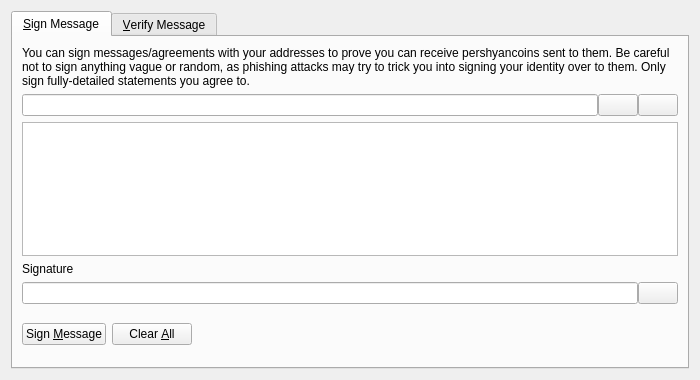
<?xml version="1.0" encoding="UTF-8"?>
<ui version="4.0">
 <class>SignVerifyMessageDialog</class>
 <widget class="QDialog" name="SignVerifyMessageDialog">
  <property name="geometry">
   <rect>
    <x>0</x>
    <y>0</y>
    <width>700</width>
    <height>380</height>
   </rect>
  </property>
  <property name="windowTitle">
   <string>Signatures - Sign / Verify a Message</string>
  </property>
  <property name="modal">
   <bool>true</bool>
  </property>
  <layout class="QVBoxLayout" name="verticalLayout">
   <item>
    <widget class="QTabWidget" name="tabWidget">
     <property name="currentIndex">
      <number>0</number>
     </property>
     <widget class="QWidget" name="tabSignMessage">
      <attribute name="title">
       <string>&amp;Sign Message</string>
      </attribute>
      <layout class="QVBoxLayout" name="verticalLayout_SM">
       <item>
        <widget class="QLabel" name="infoLabel_SM">
         <property name="text">
          <string>You can sign messages/agreements with your addresses to prove you can receive pershyancoins sent to them. Be careful not to sign anything vague or random, as phishing attacks may try to trick you into signing your identity over to them. Only sign fully-detailed statements you agree to.</string>
         </property>
         <property name="textFormat">
          <enum>Qt::PlainText</enum>
         </property>
         <property name="wordWrap">
          <bool>true</bool>
         </property>
        </widget>
       </item>
       <item>
        <layout class="QHBoxLayout" name="horizontalLayout_1_SM">
         <property name="spacing">
          <number>0</number>
         </property>
         <item>
          <widget class="QValidatedLineEdit" name="addressIn_SM">
           <property name="toolTip">
            <string>The Pershyancoin address to sign the message with</string>
           </property>
          </widget>
         </item>
         <item>
          <widget class="QPushButton" name="addressBookButton_SM">
           <property name="toolTip">
            <string>Choose previously used address</string>
           </property>
           <property name="text">
            <string/>
           </property>
           <property name="icon">
            <iconset resource="../pershyancoin.qrc">
             <normaloff>:/icons/address-book</normaloff>:/icons/address-book</iconset>
           </property>
           <property name="shortcut">
            <string>Alt+A</string>
           </property>
           <property name="autoDefault">
            <bool>false</bool>
           </property>
          </widget>
         </item>
         <item>
          <widget class="QPushButton" name="pasteButton_SM">
           <property name="toolTip">
            <string>Paste address from clipboard</string>
           </property>
           <property name="text">
            <string/>
           </property>
           <property name="icon">
            <iconset resource="../pershyancoin.qrc">
             <normaloff>:/icons/editpaste</normaloff>:/icons/editpaste</iconset>
           </property>
           <property name="shortcut">
            <string>Alt+P</string>
           </property>
           <property name="autoDefault">
            <bool>false</bool>
           </property>
          </widget>
         </item>
        </layout>
       </item>
       <item>
        <widget class="QPlainTextEdit" name="messageIn_SM">
         <property name="toolTip">
          <string>Enter the message you want to sign here</string>
         </property>
        </widget>
       </item>
       <item>
        <widget class="QLabel" name="signatureLabel_SM">
         <property name="text">
          <string>Signature</string>
         </property>
         <property name="textFormat">
          <enum>Qt::PlainText</enum>
         </property>
        </widget>
       </item>
       <item>
        <layout class="QHBoxLayout" name="horizontalLayout_2_SM">
         <property name="spacing">
          <number>0</number>
         </property>
         <item>
          <widget class="QLineEdit" name="signatureOut_SM">
           <property name="font">
            <font>
             <italic>true</italic>
            </font>
           </property>
           <property name="readOnly">
            <bool>true</bool>
           </property>
          </widget>
         </item>
         <item>
          <widget class="QPushButton" name="copySignatureButton_SM">
           <property name="toolTip">
            <string>Copy the current signature to the system clipboard</string>
           </property>
           <property name="text">
            <string/>
           </property>
           <property name="icon">
            <iconset resource="../pershyancoin.qrc">
             <normaloff>:/icons/editcopy</normaloff>:/icons/editcopy</iconset>
           </property>
           <property name="autoDefault">
            <bool>false</bool>
           </property>
          </widget>
         </item>
        </layout>
       </item>
       <item>
        <layout class="QHBoxLayout" name="horizontalLayout_3_SM">
         <item>
          <widget class="QPushButton" name="signMessageButton_SM">
           <property name="toolTip">
            <string>Sign the message to prove you own this Pershyancoin address</string>
           </property>
           <property name="text">
            <string>Sign &amp;Message</string>
           </property>
           <property name="icon">
            <iconset resource="../pershyancoin.qrc">
             <normaloff>:/icons/edit</normaloff>:/icons/edit</iconset>
           </property>
           <property name="autoDefault">
            <bool>false</bool>
           </property>
          </widget>
         </item>
         <item>
          <widget class="QPushButton" name="clearButton_SM">
           <property name="toolTip">
            <string>Reset all sign message fields</string>
           </property>
           <property name="text">
            <string>Clear &amp;All</string>
           </property>
           <property name="icon">
            <iconset resource="../pershyancoin.qrc">
             <normaloff>:/icons/remove</normaloff>:/icons/remove</iconset>
           </property>
           <property name="autoDefault">
            <bool>false</bool>
           </property>
          </widget>
         </item>
         <item>
          <spacer name="horizontalSpacer_1_SM">
           <property name="orientation">
            <enum>Qt::Horizontal</enum>
           </property>
           <property name="sizeHint" stdset="0">
            <size>
             <width>40</width>
             <height>48</height>
            </size>
           </property>
          </spacer>
         </item>
         <item>
          <widget class="QLabel" name="statusLabel_SM">
           <property name="font">
            <font>
             <weight>75</weight>
             <bold>true</bold>
            </font>
           </property>
           <property name="text">
            <string/>
           </property>
           <property name="wordWrap">
            <bool>true</bool>
           </property>
          </widget>
         </item>
         <item>
          <spacer name="horizontalSpacer_2_SM">
           <property name="orientation">
            <enum>Qt::Horizontal</enum>
           </property>
           <property name="sizeHint" stdset="0">
            <size>
             <width>40</width>
             <height>48</height>
            </size>
           </property>
          </spacer>
         </item>
        </layout>
       </item>
      </layout>
     </widget>
     <widget class="QWidget" name="tabVerifyMessage">
      <attribute name="title">
       <string>&amp;Verify Message</string>
      </attribute>
      <layout class="QVBoxLayout" name="verticalLayout_VM">
       <item>
        <widget class="QLabel" name="infoLabel_VM">
         <property name="text">
          <string>Enter the receiver's address, message (ensure you copy line breaks, spaces, tabs, etc. exactly) and signature below to verify the message. Be careful not to read more into the signature than what is in the signed message itself, to avoid being tricked by a man-in-the-middle attack. Note that this only proves the signing party receives with the address, it cannot prove sendership of any transaction!</string>
         </property>
         <property name="textFormat">
          <enum>Qt::PlainText</enum>
         </property>
         <property name="alignment">
          <set>Qt::AlignLeading|Qt::AlignLeft|Qt::AlignTop</set>
         </property>
         <property name="wordWrap">
          <bool>true</bool>
         </property>
        </widget>
       </item>
       <item>
        <layout class="QHBoxLayout" name="horizontalLayout_1_VM">
         <property name="spacing">
          <number>0</number>
         </property>
         <item>
          <widget class="QValidatedLineEdit" name="addressIn_VM">
           <property name="toolTip">
            <string>The Pershyancoin address the message was signed with</string>
           </property>
          </widget>
         </item>
         <item>
          <widget class="QPushButton" name="addressBookButton_VM">
           <property name="toolTip">
            <string>Choose previously used address</string>
           </property>
           <property name="text">
            <string/>
           </property>
           <property name="icon">
            <iconset resource="../pershyancoin.qrc">
             <normaloff>:/icons/address-book</normaloff>:/icons/address-book</iconset>
           </property>
           <property name="shortcut">
            <string>Alt+A</string>
           </property>
           <property name="autoDefault">
            <bool>false</bool>
           </property>
          </widget>
         </item>
        </layout>
       </item>
       <item>
        <widget class="QPlainTextEdit" name="messageIn_VM"/>
       </item>
       <item>
        <widget class="QValidatedLineEdit" name="signatureIn_VM"/>
       </item>
       <item>
        <layout class="QHBoxLayout" name="horizontalLayout_2_VM">
         <item>
          <widget class="QPushButton" name="verifyMessageButton_VM">
           <property name="toolTip">
            <string>Verify the message to ensure it was signed with the specified Pershyancoin address</string>
           </property>
           <property name="text">
            <string>Verify &amp;Message</string>
           </property>
           <property name="icon">
            <iconset resource="../pershyancoin.qrc">
             <normaloff>:/icons/transaction_0</normaloff>:/icons/transaction_0</iconset>
           </property>
           <property name="autoDefault">
            <bool>false</bool>
           </property>
          </widget>
         </item>
         <item>
          <widget class="QPushButton" name="clearButton_VM">
           <property name="toolTip">
            <string>Reset all verify message fields</string>
           </property>
           <property name="text">
            <string>Clear &amp;All</string>
           </property>
           <property name="icon">
            <iconset resource="../pershyancoin.qrc">
             <normaloff>:/icons/remove</normaloff>:/icons/remove</iconset>
           </property>
           <property name="autoDefault">
            <bool>false</bool>
           </property>
          </widget>
         </item>
         <item>
          <spacer name="horizontalSpacer_1_VM">
           <property name="orientation">
            <enum>Qt::Horizontal</enum>
           </property>
           <property name="sizeHint" stdset="0">
            <size>
             <width>40</width>
             <height>48</height>
            </size>
           </property>
          </spacer>
         </item>
         <item>
          <widget class="QLabel" name="statusLabel_VM">
           <property name="font">
            <font>
             <weight>75</weight>
             <bold>true</bold>
            </font>
           </property>
           <property name="text">
            <string/>
           </property>
           <property name="wordWrap">
            <bool>true</bool>
           </property>
          </widget>
         </item>
         <item>
          <spacer name="horizontalSpacer_2_VM">
           <property name="orientation">
            <enum>Qt::Horizontal</enum>
           </property>
           <property name="sizeHint" stdset="0">
            <size>
             <width>40</width>
             <height>48</height>
            </size>
           </property>
          </spacer>
         </item>
        </layout>
       </item>
      </layout>
     </widget>
    </widget>
   </item>
  </layout>
 </widget>
 <customwidgets>
  <customwidget>
   <class>QValidatedLineEdit</class>
   <extends>QLineEdit</extends>
   <header>qt/qvalidatedlineedit.h</header>
  </customwidget>
 </customwidgets>
 <resources>
  <include location="../pershyancoin.qrc"/>
 </resources>
 <connections/>
</ui>
